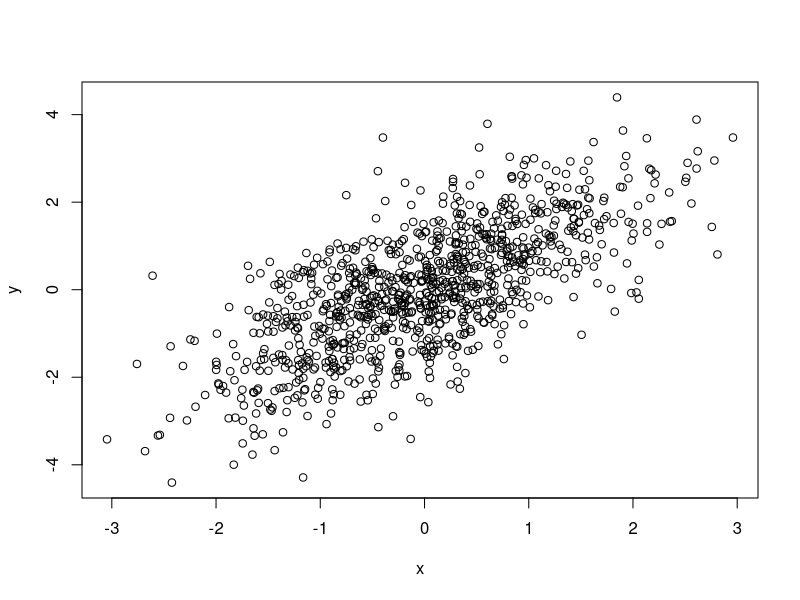
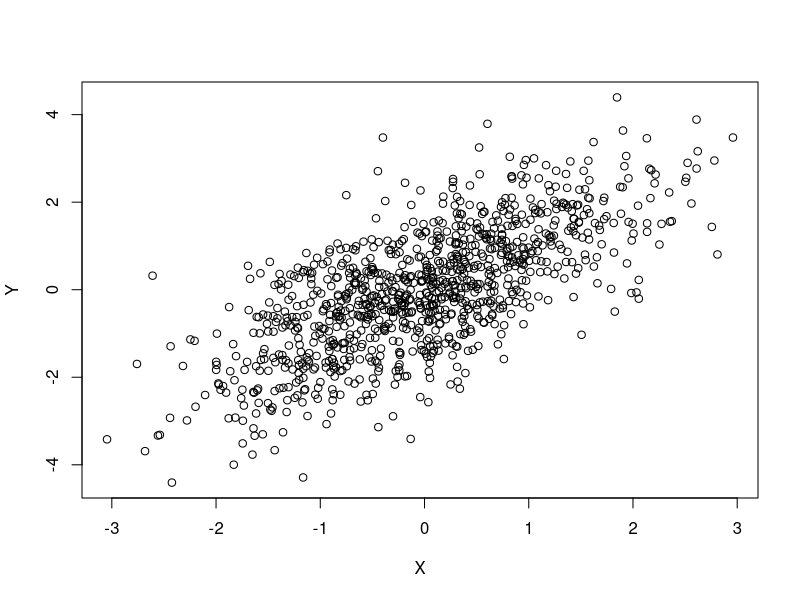
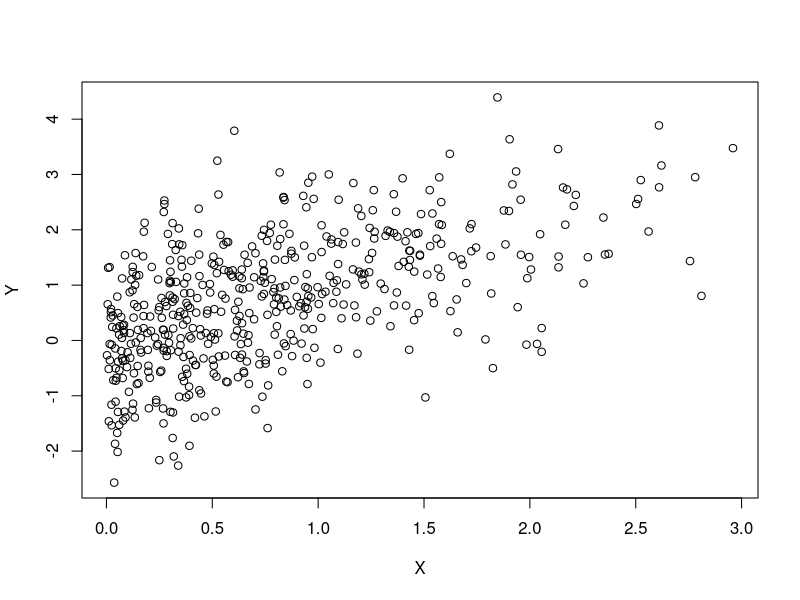
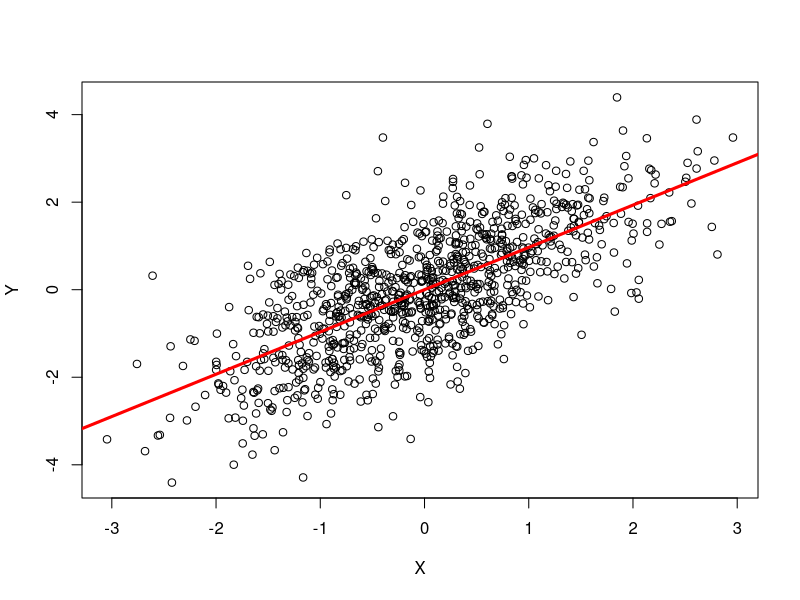

R code for these plots, in order:
## ---- chunk 1
options(width=100)
knitr::opts_chunk$set(
    eval=as.logical(Sys.getenv("KNITR_EVAL", "TRUE")),
    cache=as.logical(Sys.getenv("KNITR_CACHE", "TRUE")))
## ---- chunk 2
1 + 1
## ---- chunk 3
x = 1
x + x
## ---- chunk 4
x = c(1, 2, 3)
x
## ---- chunk 5
y = sqrt(x)
y
## ---- chunk 6
x = c(1, 2, 3)
x
x <- c(4, 5, 6)
x
x <- 7:9
x
10:12 -> x
x
## ---- chunk 7
x <- c(1, 2, 3) -> y
x
y
## ---- chunk 8
    people <- c("Lori", "Yubo", "Greg", "Nitesh", "Valerie", "Herve")
    people
## ---- chunk 9
    population <- c(Buffalo=259000, Rochester=210000, `New York`=8400000)
    population
    log10(population)
## ---- chunk 10
    truthiness <- c(TRUE, FALSE, NA)
    truthiness
## ---- chunk 11
    !truthiness
    truthiness | !truthiness
    truthiness & !truthiness
## ---- chunk 12
    undefined_numeric_values <- c(NA, 0/0, NaN, Inf, -Inf)
    undefined_numeric_values
    sqrt(undefined_numeric_values)
## ---- chunk 13
    toupper(people)
    substr(people, 1, 3)
## ---- chunk 14
    x <- 1:3
    x * 2            # '2' (vector of length 1) recycled to c(2, 2, 2)
    truthiness | NA
    truthiness & NA
## ---- chunk 15
    substr(tolower(people), 1, 3)
    population[population < 1000000]
## ---- chunk 16
    frenemies = list(
        friends=c("Larry", "Richard", "Vivian"),
        enemies=c("Dick", "Mike")
    )
    frenemies
## ---- chunk 17
    frenemies[1]
    frenemies[c("enemies", "friends")]
    frenemies[["enemies"]]
## ---- chunk 18
    sex = factor(c("Male", "Male", "Female"),
                 levels=c("Female", "Male", "Hermaphrodite"))
    sex
    sex == "Female"
    table(sex)
    sex[sex == "Female"]
## ---- chunk 19
x = rnorm(1000)       # 1000 random normal deviates
y = x + rnorm(1000)   # another 1000 deviates, as a function of x
plot(y ~ x)           # relationship bewteen x and y
## ---- chunk 20
    df = data.frame(X=x, Y=y)
    head(df)           # first 6 rows
    plot(Y ~ X, df)    # same as above
## ---- chunk 21
    summary(df)
## ---- chunk 22
    positiveX = df[df$X > 0,]
    head(positiveX)
    plot(Y ~ X, positiveX)
## ---- chunk 23
    class(df)
    dim(df)
    colnames(df)
## ---- chunk 24
    fit <- lm(Y ~ X, df)
## ---- chunk 25
    plot(Y ~ X, df)
    abline(fit, col="red", lwd=3)
## ---- chunk 26
    anova(fit)
## ---- chunk 27
    class(fit)
    methods(class=class(fit))
